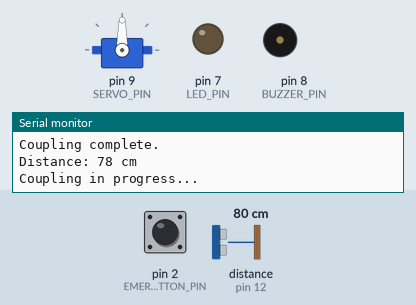
Bench run of a sketch on a simulated Arduino Uno, built with avr-gcc and run on an emulated ATmega328P. On the bench: servo, output pins drawn as LEDs (lit = HIGH), buzzer (waves = sounding, pin HIGH), the last lines printed to the serial monitor. Wiring (inferred from the names in the program): ultrasonic range finder: trigger pin 13; echo pin 12. The test bench sets the inputs (shaded band); at power-on: distance to the obstacle (sensor on pin 12) 80 cm, pin 2 (EMERGENCY_BUTTON_PIN) HIGH. The echo pulse lasts 58.3 µs per cm; pins used as bus, display or sensor lines are not drawn.

Above: at 3.3 s.
3.4 s: distance to the obstacle (sensor on pin 12) set to 34 cm
6.9 s: distance to the obstacle (sensor on pin 12) set to 30 cm
At 7.4 s:
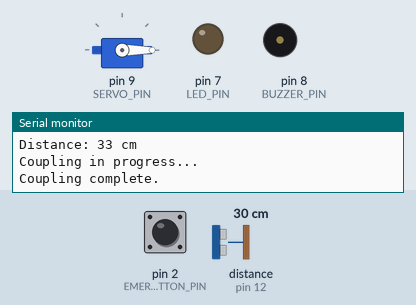
At 8.1 s:
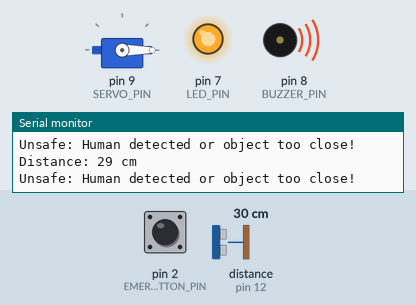
10.2 s: pin 2 (EMERGENCY_BUTTON_PIN) pulled LOW for 2.85 s
At 10.9 s:
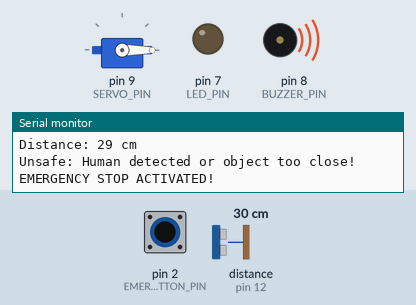
Timing chart, 0 to 14.6 s (numbered marks = the images above; inputs shaded):
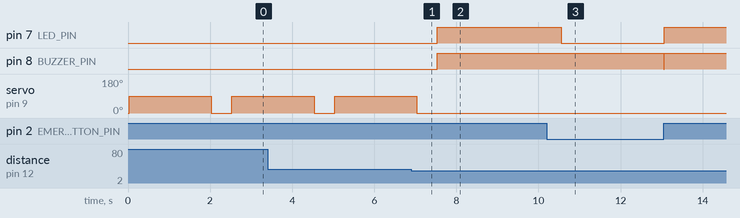

Measured:
- the behaviour switches between 32 and 31 cm on distance to the obstacle (sensor on pin 12) (found by bisection; images 0 and 1)
- after the input at 6.9 s, pin 7 (LED_PIN), pin 8 (BUZZER_PIN): LOW → HIGH after 0.64 s; servo on pin 9 (SERVO_PIN): goes on until 7.0 s, then stays 0°
- after the input at 10.2 s, pin 7 (LED_PIN): HIGH → LOW after 0.35 s, → HIGH 2.5 s later; pin 8 (BUZZER_PIN): HIGH → LOW after 2.9 s, → HIGH 0.01 s later

The sketch:

railway_project1.ino
```cpp
#include <Servo.h>

// Pin definitions
#define TRIG_PIN 13
#define ECHO_PIN 12
#define SERVO_PIN 9
#define LED_PIN 7
#define BUZZER_PIN 8
#define EMERGENCY_BUTTON_PIN 2

// Servo and distance variables
Servo couplingServo;
long duration;
int distance;

void setup() {
  // Initialize pins
  pinMode(TRIG_PIN, OUTPUT);
  pinMode(ECHO_PIN, INPUT);
  pinMode(LED_PIN, OUTPUT);
  pinMode(BUZZER_PIN, OUTPUT);
  pinMode(EMERGENCY_BUTTON_PIN, INPUT_PULLUP); // Button uses internal pull-up

  // Attach servo
  couplingServo.attach(SERVO_PIN);
  couplingServo.write(0); // initial position

  // Serial communication for AI or monitoring
  Serial.begin(9600);
  Serial.println("AI-Powered Train Coupling System Initialized...");
}

void loop() {
  // Check emergency stop button
  if (digitalRead(EMERGENCY_BUTTON_PIN) == LOW) {
    stopSystem();
    return;
  }

  // Measure distance using ultrasonic sensor
  distance = readDistance();
  Serial.print("Distance: ");
  Serial.print(distance);
  Serial.println(" cm");

  // Safety check: only operate if no human is detected nearby
  if (distance > 30) { // Safe distance threshold in cm
    digitalWrite(LED_PIN, LOW);   // indicate system ready
    digitalWrite(BUZZER_PIN, LOW); // no alert

    // Operate servo for coupling
    operateServo();
  } else {
    // Human detected or too close
    Serial.println("Unsafe: Human detected or object too close!");
    digitalWrite(LED_PIN, HIGH);
    digitalWrite(BUZZER_PIN, HIGH); // alert
    couplingServo.write(0);          // reset servo
  }

  delay(500); // small loop delay
}

// Function to read ultrasonic distance
int readDistance() {
  digitalWrite(TRIG_PIN, LOW);
  delayMicroseconds(2);
  digitalWrite(TRIG_PIN, HIGH);
  delayMicroseconds(10);
  digitalWrite(TRIG_PIN, LOW);

  duration = pulseIn(ECHO_PIN, HIGH);
  int distanceCm = duration * 0.034 / 2; // cm
  return distanceCm;
}

// Function to move servo for coupling
void operateServo() {
  Serial.println("Coupling in progress...");
  couplingServo.write(90); // rotate to couple
  delay(2000);             // hold position
  couplingServo.write(0);  // reset
  Serial.println("Coupling complete.");
}

// Emergency stop function
void stopSystem() {
  Serial.println("EMERGENCY STOP ACTIVATED!");
  digitalWrite(LED_PIN, LOW);
  digitalWrite(BUZZER_PIN, HIGH);
  couplingServo.write(0);  // reset servo
  while (digitalRead(EMERGENCY_BUTTON_PIN) == LOW) {
    delay(100); // wait until button released
  }
  digitalWrite(BUZZER_PIN, LOW);
  Serial.println("System resumed.");
}
```
